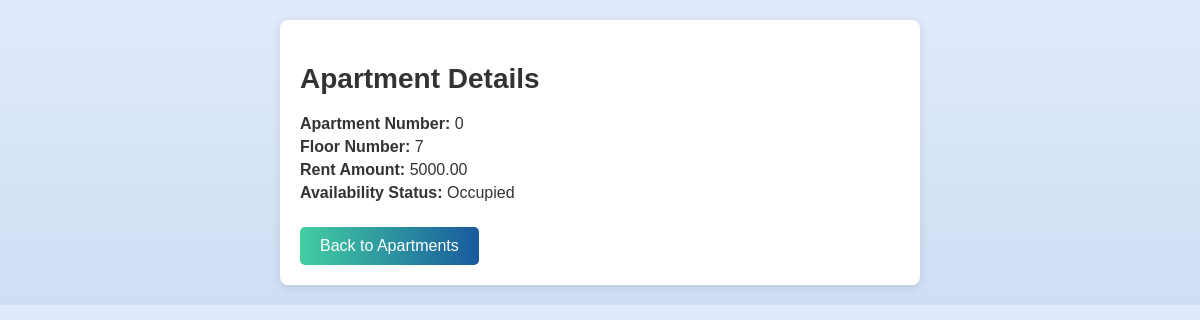
The page /viewApartment.php?apartment_no=0 (signed in) on the database its author committed.
### tables this page shows
CREATE TABLE `apartment` (
  `Apartment_No` int(11) NOT NULL,
  `Floor_No` int(11) DEFAULT NULL,
  `Rent_Amount` decimal(10,2) DEFAULT NULL,
  `Availability_Status` enum('Available','Occupied') DEFAULT 'Available',
  `Tenant_ID` int(11) DEFAULT NULL
);

### viewApartment.php (the view, shortened to what this page needs)
<?php
include 'db.php';
$apartment_no = $_GET['apartment_no'];
$sql_apartment = "SELECT * FROM Apartment WHERE Apartment_No = '$apartment_no'";
$result = $conn->query($sql_apartment);
$apartment = $result->fetch_assoc();
?>
<!DOCTYPE html>
<html lang="en">
<head>
</head>
<body>
<div class="details-container">
    <h2>Apartment Details</h2>
    <p><strong>Apartment Number:</strong> <?php echo $apartment['Apartment_No']; ?></p>
    <p><strong>Floor Number:</strong> <?php echo $apartment['Floor_No']; ?></p>
    <p><strong>Rent Amount:</strong> <?php echo $apartment['Rent_Amount']; ?></p>
    <p><strong>Availability Status:</strong> <?php echo $apartment['Availability_Status']; ?></p>
    <a href="tenants.php" class="btn">Back to Apartments</a>
</div>
</body>
</html>

### viewApartment.php (style rules this page uses)
body { font-family: 'Poppins', sans-serif; margin: 0; padding: 0; background: linear-gradient(to bottom, #e0eafc, #cfdef3); color: #333; padding: 20px; }
.details-container { background: white; padding: 20px; border-radius: 8px; box-shadow: 0 2px 10px rgba(0, 0, 0, 0.1); max-width: 600px; margin: 0 auto; }
h2 { font-size: 28px; margin-bottom: 20px; }
p { font-size: 16px; margin: 5px 0; }
.btn { background: linear-gradient(to right, #43cea2, #185a9d); color: white; padding: 10px 20px; border: none; border-radius: 5px; font-size: 16px; cursor: pointer; margin-top: 20px; text-decoration: none; display: inline-block; }

### rows shown on the page
apartment: Apartment_No "0", Floor_No "7", Rent_Amount "5000.00", Availability_Status "Occupied"
